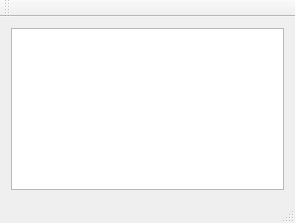
<?xml version="1.0" encoding="UTF-8"?>
<ui version="4.0">
 <class>MainWindow</class>
 <widget class="QMainWindow" name="MainWindow">
  <property name="geometry">
   <rect>
    <x>0</x>
    <y>0</y>
    <width>295</width>
    <height>223</height>
   </rect>
  </property>
  <property name="windowTitle">
   <string>MainWindow</string>
  </property>
  <widget class="QWidget" name="centralWidget">
   <layout class="QGridLayout" name="gridLayout">
    <item row="0" column="0">
     <widget class="QTextEdit" name="textEdit"/>
    </item>
   </layout>
  </widget>
  <widget class="QMenuBar" name="menuBar">
   <property name="geometry">
    <rect>
     <x>0</x>
     <y>0</y>
     <width>295</width>
     <height>22</height>
    </rect>
   </property>
  </widget>
  <widget class="QToolBar" name="mainToolBar">
   <attribute name="toolBarArea">
    <enum>TopToolBarArea</enum>
   </attribute>
   <attribute name="toolBarBreak">
    <bool>false</bool>
   </attribute>
  </widget>
  <widget class="QStatusBar" name="statusBar"/>
 </widget>
 <layoutdefault spacing="6" margin="11"/>
 <resources/>
 <connections/>
</ui>
